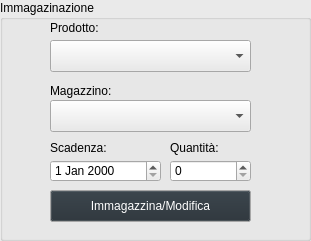
     <widget class="QGroupBox" name="groupBox_3">
      <property name="geometry">
       <rect>
        <x>150</x>
        <y>50</y>
        <width>311</width>
        <height>241</height>
       </rect>
      </property>
      <property name="palette">
       <palette>
        <active>
         <colorrole role="WindowText">
          <brush brushstyle="SolidPattern">
           <color alpha="255">
            <red>0</red>
            <green>0</green>
            <blue>0</blue>
           </color>
          </brush>
         </colorrole>
         <colorrole role="Button">
          <brush brushstyle="SolidPattern">
           <color alpha="255">
            <red>234</red>
            <green>234</green>
            <blue>234</blue>
           </color>
          </brush>
         </colorrole>
         <colorrole role="Light">
          <brush brushstyle="SolidPattern">
           <color alpha="255">
            <red>255</red>
            <green>255</green>
            <blue>255</blue>
           </color>
          </brush>
         </colorrole>
         <colorrole role="Midlight">
          <brush brushstyle="SolidPattern">
           <color alpha="255">
            <red>244</red>
            <green>244</green>
            <blue>244</blue>
           </color>
          </brush>
         </colorrole>
         <colorrole role="Dark">
          <brush brushstyle="SolidPattern">
           <color alpha="255">
            <red>117</red>
            <green>117</green>
            <blue>117</blue>
           </color>
          </brush>
         </colorrole>
         <colorrole role="Mid">
          <brush brushstyle="SolidPattern">
           <color alpha="255">
            <red>156</red>
            <green>156</green>
            <blue>156</blue>
           </color>
          </brush>
         </colorrole>
         <colorrole role="Text">
          <brush brushstyle="SolidPattern">
           <color alpha="255">
            <red>0</red>
            <green>0</green>
            <blue>0</blue>
           </color>
          </brush>
         </colorrole>
         <colorrole role="BrightText">
          <brush brushstyle="SolidPattern">
           <color alpha="255">
            <red>255</red>
            <green>255</green>
            <blue>255</blue>
           </color>
          </brush>
         </colorrole>
         <colorrole role="ButtonText">
          <brush brushstyle="SolidPattern">
           <color alpha="255">
            <red>0</red>
            <green>0</green>
            <blue>0</blue>
           </color>
          </brush>
         </colorrole>
         <colorrole role="Base">
          <brush brushstyle="SolidPattern">
           <color alpha="255">
            <red>255</red>
            <green>255</green>
            <blue>255</blue>
           </color>
          </brush>
         </colorrole>
         <colorrole role="Window">
          <brush brushstyle="SolidPattern">
           <color alpha="255">
            <red>234</red>
            <green>234</green>
            <blue>234</blue>
           </color>
          </brush>
         </colorrole>
         <colorrole role="Shadow">
          <brush brushstyle="SolidPattern">
           <color alpha="255">
            <red>0</red>
            <green>0</green>
            <blue>0</blue>
           </color>
          </brush>
         </colorrole>
         <colorrole role="AlternateBase">
          <brush brushstyle="SolidPattern">
           <color alpha="255">
            <red>244</red>
            <green>244</green>
            <blue>244</blue>
           </color>
          </brush>
         </colorrole>
         <colorrole role="ToolTipBase">
          <brush brushstyle="SolidPattern">
           <color alpha="255">
            <red>255</red>
            <green>255</green>
            <blue>220</blue>
           </color>
          </brush>
         </colorrole>
         <colorrole role="ToolTipText">
          <brush brushstyle="SolidPattern">
           <color alpha="255">
            <red>0</red>
            <green>0</green>
            <blue>0</blue>
           </color>
          </brush>
         </colorrole>
         <colorrole role="PlaceholderText">
          <brush brushstyle="SolidPattern">
           <color alpha="127">
            <red>0</red>
            <green>0</green>
            <blue>0</blue>
           </color>
          </brush>
         </colorrole>
         <colorrole role="Accent">
          <brush brushstyle="SolidPattern">
           <color alpha="255">
            <red>255</red>
            <green>255</green>
            <blue>255</blue>
           </color>
          </brush>
         </colorrole>
        </active>
        <inactive>
         <colorrole role="WindowText">
          <brush brushstyle="SolidPattern">
           <color alpha="255">
            <red>0</red>
            <green>0</green>
            <blue>0</blue>
           </color>
          </brush>
         </colorrole>
         <colorrole role="Button">
          <brush brushstyle="SolidPattern">
           <color alpha="255">
            <red>234</red>
            <green>234</green>
            <blue>234</blue>
           </color>
          </brush>
         </colorrole>
         <colorrole role="Light">
          <brush brushstyle="SolidPattern">
           <color alpha="255">
            <red>255</red>
            <green>255</green>
            <blue>255</blue>
           </color>
          </brush>
         </colorrole>
         <colorrole role="Midlight">
          <brush brushstyle="SolidPattern">
           <color alpha="255">
            <red>244</red>
            <green>244</green>
            <blue>244</blue>
           </color>
          </brush>
         </colorrole>
         <colorrole role="Dark">
          <brush brushstyle="SolidPattern">
           <color alpha="255">
            <red>117</red>
            <green>117</green>
            <blue>117</blue>
           </color>
          </brush>
         </colorrole>
         <colorrole role="Mid">
          <brush brushstyle="SolidPattern">
           <color alpha="255">
            <red>156</red>
            <green>156</green>
            <blue>156</blue>
           </color>
          </brush>
         </colorrole>
         <colorrole role="Text">
          <brush brushstyle="SolidPattern">
           <color alpha="255">
            <red>0</red>
            <green>0</green>
            <blue>0</blue>
           </color>
          </brush>
         </colorrole>
         <colorrole role="BrightText">
          <brush brushstyle="SolidPattern">
           <color alpha="255">
            <red>255</red>
            <green>255</green>
            <blue>255</blue>
           </color>
          </brush>
         </colorrole>
         <colorrole role="ButtonText">
          <brush brushstyle="SolidPattern">
           <color alpha="255">
            <red>0</red>
            <green>0</green>
            <blue>0</blue>
           </color>
          </brush>
         </colorrole>
         <colorrole role="Base">
          <brush brushstyle="SolidPattern">
           <color alpha="255">
            <red>255</red>
            <green>255</green>
            <blue>255</blue>
           </color>
          </brush>
         </colorrole>
         <colorrole role="Window">
          <brush brushstyle="SolidPattern">
           <color alpha="255">
            <red>234</red>
            <green>234</green>
            <blue>234</blue>
           </color>
          </brush>
         </colorrole>
         <colorrole role="Shadow">
          <brush brushstyle="SolidPattern">
           <color alpha="255">
            <red>0</red>
            <green>0</green>
            <blue>0</blue>
           </color>
          </brush>
         </colorrole>
         <colorrole role="AlternateBase">
          <brush brushstyle="SolidPattern">
           <color alpha="255">
            <red>244</red>
            <green>244</green>
            <blue>244</blue>
           </color>
          </brush>
         </colorrole>
         <colorrole role="ToolTipBase">
          <brush brushstyle="SolidPattern">
           <color alpha="255">
            <red>255</red>
            <green>255</green>
            <blue>220</blue>
           </color>
          </brush>
         </colorrole>
         <colorrole role="ToolTipText">
          <brush brushstyle="SolidPattern">
           <color alpha="255">
            <red>0</red>
            <green>0</green>
            <blue>0</blue>
           </color>
          </brush>
         </colorrole>
         <colorrole role="PlaceholderText">
          <brush brushstyle="SolidPattern">
           <color alpha="127">
            <red>0</red>
            <green>0</green>
            <blue>0</blue>
           </color>
          </brush>
         </colorrole>
         <colorrole role="Accent">
          <brush brushstyle="SolidPattern">
           <color alpha="255">
            <red>255</red>
            <green>255</green>
            <blue>255</blue>
           </color>
          </brush>
         </colorrole>
        </inactive>
        <disabled>
         <colorrole role="WindowText">
          <brush brushstyle="SolidPattern">
           <color alpha="255">
            <red>117</red>
            <green>117</green>
            <blue>117</blue>
           </color>
          </brush>
         </colorrole>
         <colorrole role="Button">
          <brush brushstyle="SolidPattern">
           <color alpha="255">
            <red>234</red>
            <green>234</green>
            <blue>234</blue>
           </color>
          </brush>
         </colorrole>
         <colorrole role="Light">
          <brush brushstyle="SolidPattern">
           <color alpha="255">
            <red>255</red>
            <green>255</green>
            <blue>255</blue>
           </color>
          </brush>
         </colorrole>
         <colorrole role="Midlight">
          <brush brushstyle="SolidPattern">
           <color alpha="255">
            <red>244</red>
            <green>244</green>
            <blue>244</blue>
           </color>
          </brush>
         </colorrole>
         <colorrole role="Dark">
          <brush brushstyle="SolidPattern">
           <color alpha="255">
            <red>117</red>
            <green>117</green>
            <blue>117</blue>
           </color>
          </brush>
         </colorrole>
         <colorrole role="Mid">
          <brush brushstyle="SolidPattern">
           <color alpha="255">
            <red>156</red>
            <green>156</green>
            <blue>156</blue>
           </color>
          </brush>
         </colorrole>
         <colorrole role="Text">
          <brush brushstyle="SolidPattern">
           <color alpha="255">
            <red>117</red>
            <green>117</green>
            <blue>117</blue>
           </color>
          </brush>
         </colorrole>
         <colorrole role="BrightText">
          <brush brushstyle="SolidPattern">
           <color alpha="255">
            <red>255</red>
            <green>255</green>
            <blue>255</blue>
           </color>
          </brush>
         </colorrole>
         <colorrole role="ButtonText">
          <brush brushstyle="SolidPattern">
           <color alpha="255">
            <red>117</red>
            <green>117</green>
            <blue>117</blue>
           </color>
          </brush>
         </colorrole>
         <colorrole role="Base">
          <brush brushstyle="SolidPattern">
           <color alpha="255">
            <red>234</red>
            <green>234</green>
            <blue>234</blue>
           </color>
          </brush>
         </colorrole>
         <colorrole role="Window">
          <brush brushstyle="SolidPattern">
           <color alpha="255">
            <red>234</red>
            <green>234</green>
            <blue>234</blue>
           </color>
          </brush>
         </colorrole>
         <colorrole role="Shadow">
          <brush brushstyle="SolidPattern">
           <color alpha="255">
            <red>0</red>
            <green>0</green>
            <blue>0</blue>
           </color>
          </brush>
         </colorrole>
         <colorrole role="AlternateBase">
          <brush brushstyle="SolidPattern">
           <color alpha="255">
            <red>234</red>
            <green>234</green>
            <blue>234</blue>
           </color>
          </brush>
         </colorrole>
         <colorrole role="ToolTipBase">
          <brush brushstyle="SolidPattern">
           <color alpha="255">
            <red>255</red>
            <green>255</green>
            <blue>220</blue>
           </color>
          </brush>
         </colorrole>
         <colorrole role="ToolTipText">
          <brush brushstyle="SolidPattern">
           <color alpha="255">
            <red>0</red>
            <green>0</green>
            <blue>0</blue>
           </color>
          </brush>
         </colorrole>
         <colorrole role="PlaceholderText">
          <brush brushstyle="SolidPattern">
           <color alpha="127">
            <red>117</red>
            <green>117</green>
            <blue>117</blue>
           </color>
          </brush>
         </colorrole>
         <colorrole role="Accent">
          <brush brushstyle="SolidPattern">
           <color alpha="255">
            <red>255</red>
            <green>255</green>
            <blue>255</blue>
           </color>
          </brush>
         </colorrole>
        </disabled>
       </palette>
      </property>
      <property name="autoFillBackground">
       <bool>true</bool>
      </property>
      <property name="title">
       <string>Immagazinazione</string>
      </property>
      <property name="flat">
       <bool>true</bool>
      </property>
      <widget class="QComboBox" name="cmbProdImm">
       <property name="geometry">
        <rect>
         <x>50</x>
         <y>40</y>
         <width>201</width>
         <height>32</height>
        </rect>
       </property>
       <property name="autoFillBackground">
        <bool>true</bool>
       </property>
      </widget>
      <widget class="QDateEdit" name="dateScadenzaImm">
       <property name="geometry">
        <rect>
         <x>50</x>
         <y>160</y>
         <width>111</width>
         <height>22</height>
        </rect>
       </property>
      </widget>
      <widget class="QLabel" name="label_4">
       <property name="geometry">
        <rect>
         <x>50</x>
         <y>20</y>
         <width>81</width>
         <height>16</height>
        </rect>
       </property>
       <property name="text">
        <string>Prodotto:</string>
       </property>
      </widget>
      <widget class="QLabel" name="label_5">
       <property name="geometry">
        <rect>
         <x>50</x>
         <y>140</y>
         <width>91</width>
         <height>16</height>
        </rect>
       </property>
       <property name="text">
        <string>Scadenza:</string>
       </property>
      </widget>
      <widget class="QComboBox" name="cmbMagazzImm">
       <property name="geometry">
        <rect>
         <x>50</x>
         <y>100</y>
         <width>201</width>
         <height>32</height>
        </rect>
       </property>
       <property name="autoFillBackground">
        <bool>true</bool>
       </property>
      </widget>
      <widget class="QLabel" name="label_6">
       <property name="geometry">
        <rect>
         <x>50</x>
         <y>80</y>
         <width>101</width>
         <height>21</height>
        </rect>
       </property>
       <property name="text">
        <string>Magazzino:</string>
       </property>
      </widget>
      <widget class="QSpinBox" name="spinQuantImm">
       <property name="geometry">
        <rect>
         <x>170</x>
         <y>160</y>
         <width>81</width>
         <height>22</height>
        </rect>
       </property>
      </widget>
      <widget class="QLabel" name="label_11">
       <property name="geometry">
        <rect>
         <x>170</x>
         <y>140</y>
         <width>81</width>
         <height>16</height>
        </rect>
       </property>
       <property name="text">
        <string>Quantità:</string>
       </property>
      </widget>
      <widget class="QPushButton" name="btnImm">
       <property name="geometry">
        <rect>
         <x>50</x>
         <y>190</y>
         <width>201</width>
         <height>32</height>
        </rect>
       </property>
       <property name="palette">
        <palette>
         <active>
          <colorrole role="Button">
           <brush brushstyle="SolidPattern">
            <color alpha="255">
             <red>37</red>
             <green>46</green>
             <blue>53</blue>
            </color>
           </brush>
          </colorrole>
          <colorrole role="ButtonText">
           <brush brushstyle="SolidPattern">
            <color alpha="255">
             <red>255</red>
             <green>255</green>
             <blue>255</blue>
            </color>
           </brush>
          </colorrole>
         </active>
         <inactive>
          <colorrole role="Button">
           <brush brushstyle="SolidPattern">
            <color alpha="255">
             <red>37</red>
             <green>46</green>
             <blue>53</blue>
            </color>
           </brush>
          </colorrole>
          <colorrole role="ButtonText">
           <brush brushstyle="SolidPattern">
            <color alpha="255">
             <red>255</red>
             <green>255</green>
             <blue>255</blue>
            </color>
           </brush>
          </colorrole>
         </inactive>
         <disabled>
          <colorrole role="Button">
           <brush brushstyle="SolidPattern">
            <color alpha="255">
             <red>37</red>
             <green>46</green>
             <blue>53</blue>
            </color>
           </brush>
          </colorrole>
         </disabled>
        </palette>
       </property>
       <property name="text">
        <string>Immagazzina/Modifica</string>
       </property>
      </widget>
     </widget>
